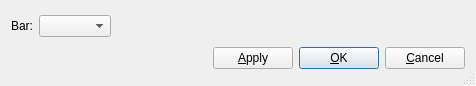
<?xml version="1.0" encoding="UTF-8"?>
<ui version="4.0" stdsetdef="1">
  <author></author>
  <comment></comment>
  <exportmacro></exportmacro>
  <class>IColorDlg</class>
  <widget class="QDialog" name="IColorDlg">
    <property name="geometry">
      <rect>
        <x>0</x>
        <y>0</y>
        <width>476</width>
        <height>86</height>
      </rect>
    </property>
    <property name="windowTitle">
      <string>Please select the graph colors</string>
    </property>
    <property name="sizeGripEnabled">
      <bool>true</bool>
    </property>
    <layout class="QVBoxLayout">
      <item>
        <layout class="QHBoxLayout">
          <item>
            <widget class="QLabel" name="textLabel1">
              <property name="text">
                <string>Bar:</string>
              </property>
              <property name="wordWrap">
                <bool>false</bool>
              </property>
            </widget>
          </item>
          <item>
            <widget class="QComboBox" name="m_pLabels"/>
          </item>
          <item>
            <widget class="QPushButton" name="m_pColorButton">
              <property name="text">
                <string/>
              </property>
              <property name="flat">
                <bool>true</bool>
              </property>
            </widget>
          </item>
          <item>
            <spacer name="spacer2">
              <property name="sizeHint">
                <size>
                  <width>140</width>
                  <height>21</height>
                </size>
              </property>
              <property name="sizeType">
                <enum>QSizePolicy::Expanding</enum>
              </property>
              <property name="orientation">
                <enum>Qt::Horizontal</enum>
              </property>
            </spacer>
          </item>
        </layout>
      </item>
      <item>
        <layout class="QHBoxLayout">
          <item>
            <spacer name="Horizontal Spacing2">
              <property name="sizeHint">
                <size>
                  <width>200</width>
                  <height>20</height>
                </size>
              </property>
              <property name="sizeType">
                <enum>QSizePolicy::Expanding</enum>
              </property>
              <property name="orientation">
                <enum>Qt::Horizontal</enum>
              </property>
            </spacer>
          </item>
          <item>
            <widget class="QPushButton" name="m_pApply">
              <property name="text">
                <string>&amp;Apply</string>
              </property>
              <property name="shortcut">
                <string>Alt+A</string>
              </property>
              <property name="autoDefault">
                <bool>true</bool>
              </property>
              <property name="default">
                <bool>true</bool>
              </property>
            </widget>
          </item>
          <item>
            <widget class="QPushButton" name="buttonOk">
              <property name="text">
                <string>&amp;OK</string>
              </property>
              <property name="shortcut">
                <string>Alt+O</string>
              </property>
              <property name="autoDefault">
                <bool>true</bool>
              </property>
              <property name="default">
                <bool>true</bool>
              </property>
            </widget>
          </item>
          <item>
            <widget class="QPushButton" name="buttonCancel">
              <property name="text">
                <string>&amp;Cancel</string>
              </property>
              <property name="shortcut">
                <string>Alt+C</string>
              </property>
              <property name="autoDefault">
                <bool>true</bool>
              </property>
            </widget>
          </item>
        </layout>
      </item>
    </layout>
  </widget>
  <layoutdefault spacing="6" margin="11"/>
  <pixmapfunction>qPixmapFromMimeSource</pixmapfunction>
  <connections>
    <connection>
      <sender>buttonCancel</sender>
      <signal>clicked()</signal>
      <receiver>IColorDlg</receiver>
      <slot>reject()</slot>
    </connection>
  </connections>
</ui>
